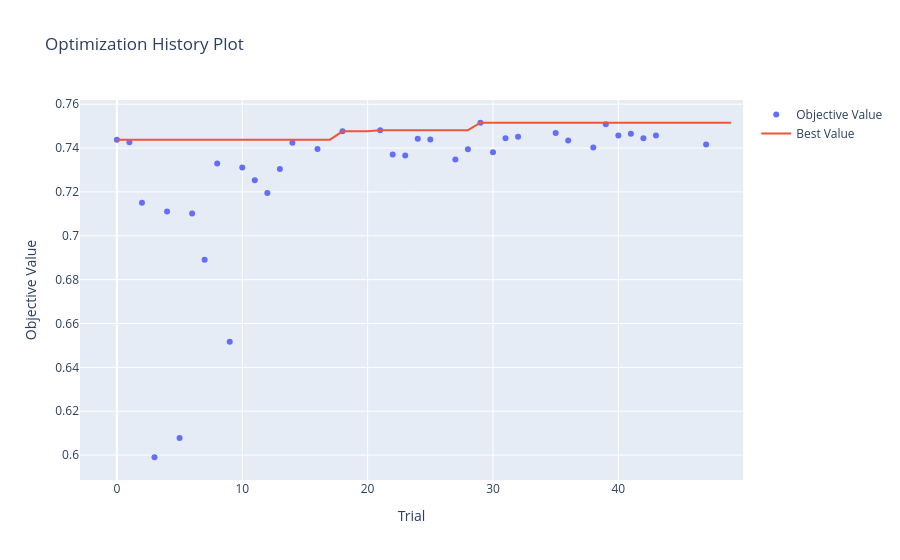
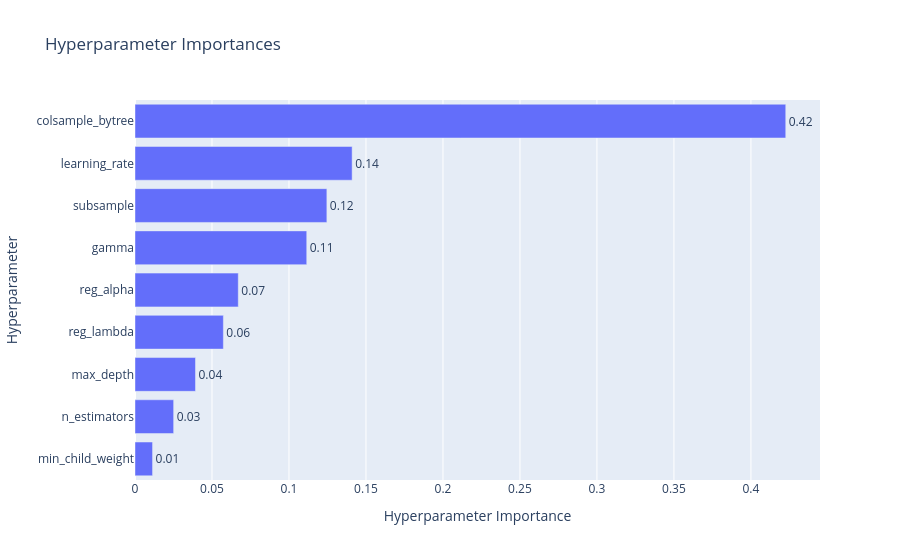
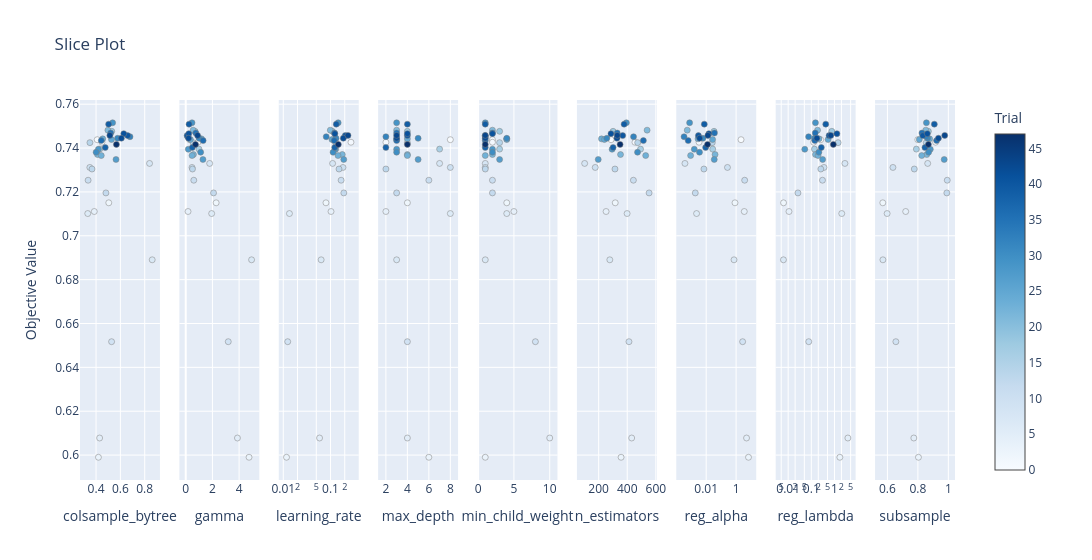
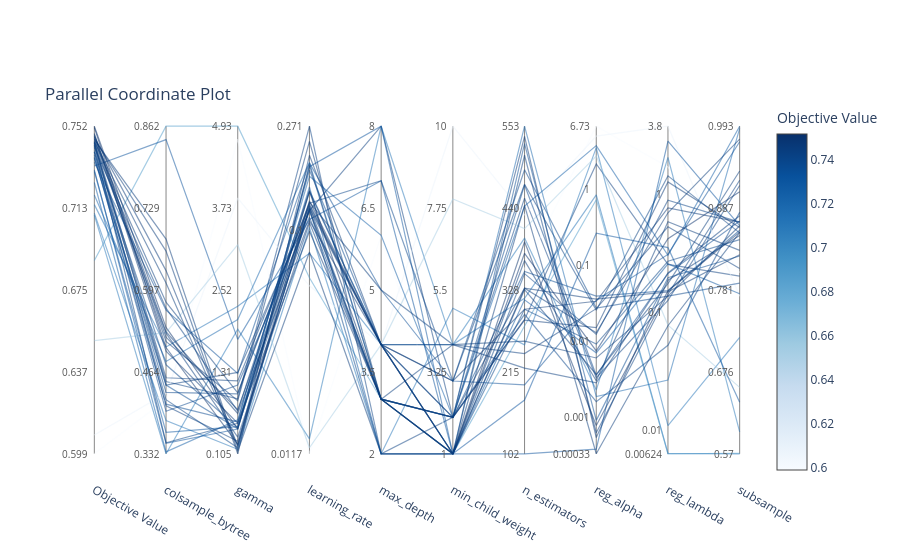

Notebook code for these charts, in order:
### Markdown cell above
### 8.1 Visualization of the optimization process

### Code cell
# If the plots do not render in VS Code: pip install nbformat   (and anywidget, plotly are required)
vis.plot_optimization_history(study).show()
vis.plot_param_importances(study).show()
vis.plot_slice(study).show()
vis.plot_parallel_coordinate(study).show()
vis.plot_contour(study, params=["max_depth", "learning_rate"]).show()
